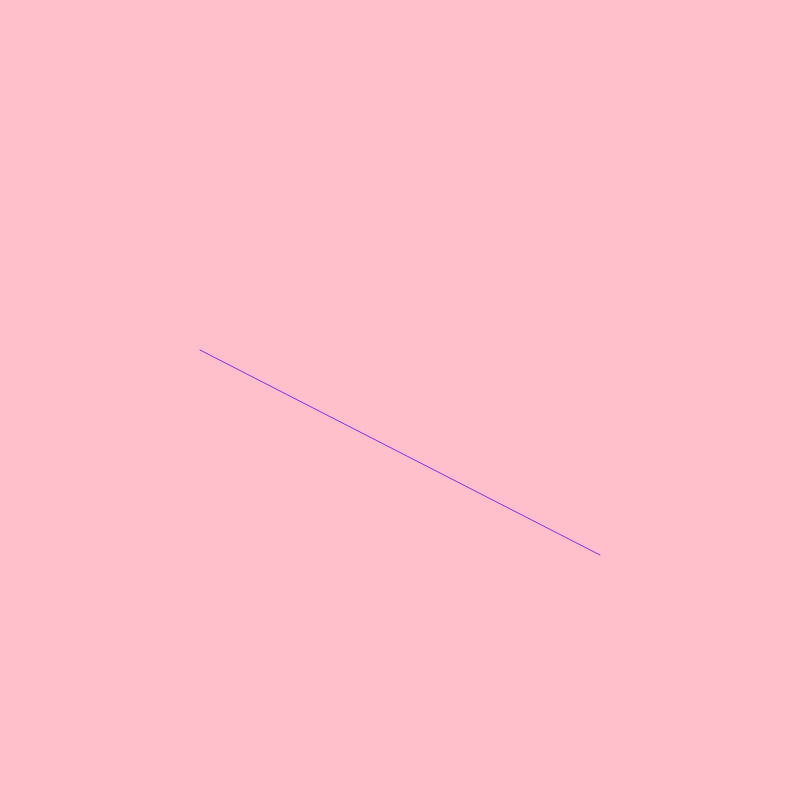
Frame 1 (no input)
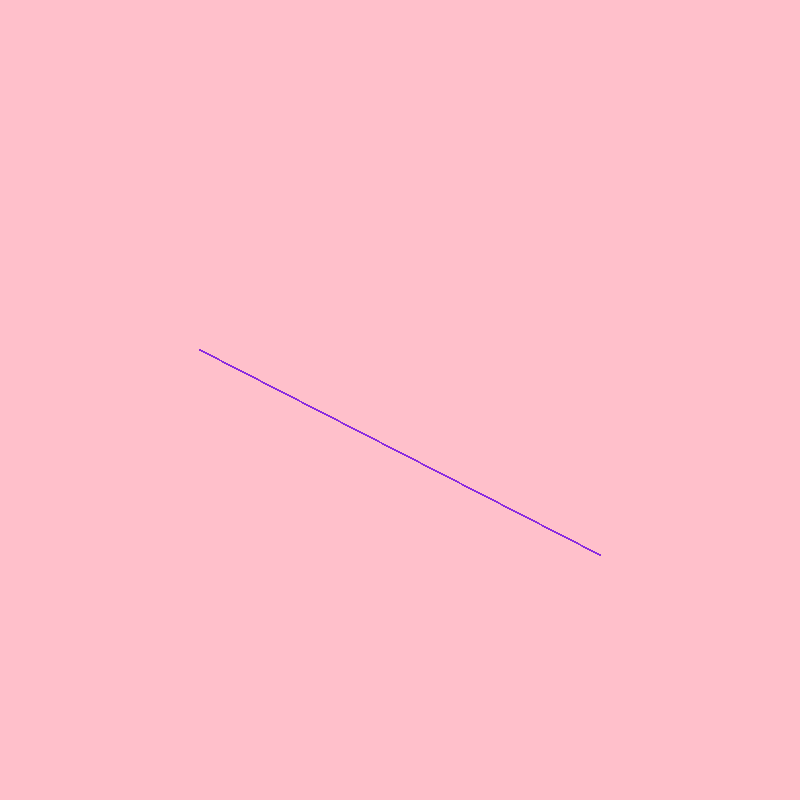
Frame 60 (no input)
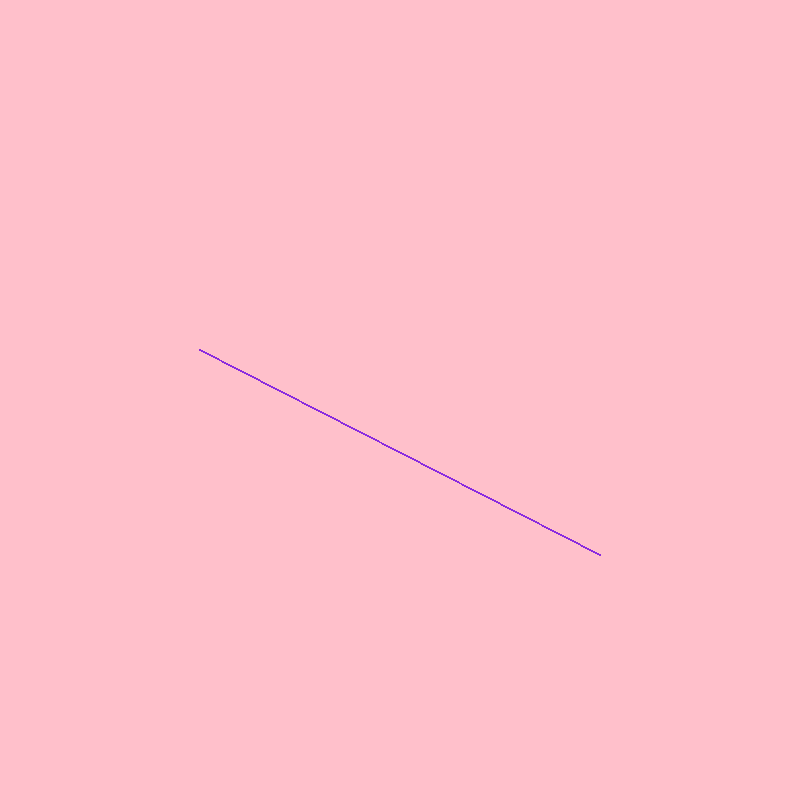
Frame 120 (the mouse pressed at the canvas centre since frame 60)

The p5.js sketch that drew these frames (run headless with seeded random() and noise() and a simulated clock; from frame 60 on, the mouse is pressed at the canvas centre):

// p5.js sketch
// ── sketch.js
function setup() {
  createCanvas(800, 800);
  background(255, 192, 203);
}

function draw() {
  stroke(138, 43, 226);
  line(200, 350, 600, 555);
}
